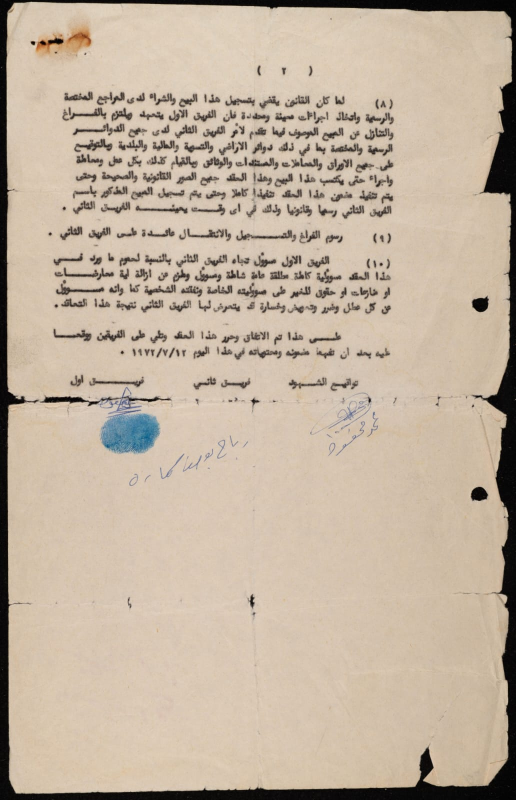
#> input picture real_docs_nhan/image_1/anh.jpeg, 1032 x 1600 px (shown at 1/2 size)
$ python -i lines.py   (imports and definitions only)
#> lines starting #> are read from the running program, lines starting #| are printed output that depends on the picture; after the words box and inside, x2 and y2 are one past the last pixel; in counts of white or black regions, pixels touching at a corner belong together
"""Tách DÒNG chữ trong một khối (ảnh cắt từ khối dots) — hai model thử nghiệm chỉ đọc được ảnh một dòng.

- "chieu_ngang": chiếu ngang (nhanh, không cần cài thêm): mực theo ngưỡng thích nghi → bỏ đường kẻ dài (giấy kẻ
  dòng) → biểu đồ mực theo hàng, làm mượt → dải dòng; dải cao bất thường (2 dòng dính) tách ở điểm trũng; dải quá
  thấp (dấu chấm, dấu thanh) gộp vào dòng gần nhất; nới lên / xuống cho phần nét vươn cao / thấp.
- "kraken": tách dòng theo đường chân chữ (blla) của Kraken — tốt hơn với chữ tay cổ, cần venv kraken
  (experiments/real_docs_probe/run_kraken.sh tự tạo). Không có → dùng chiếu ngang.
"""

from __future__ import annotations

import json
import os
import subprocess
import tempfile
from pathlib import Path

import numpy as np
from PIL import Image

KRAKEN = os.environ.get("KRAKEN_BIN", "/kaggle/working/venvs/kraken/bin/kraken")
# Model tách dòng Kraken huấn luyện trên Muharaf (1.600 trang viết tay Ả Rập lưu trữ: thư từ, giấy tờ pháp lý) — CC BY 4.0
KRAKEN_SEG_MODEL = os.environ.get("KRAKEN_SEG_MODEL", "/kaggle/working/kraken_models/muharaf_seg_best.mlmodel")
MUHARAF_SEG_URL = "https://zenodo.org/records/14295555/files/muharaf_seg_best.mlmodel?download=1"


def _ink(img: Image.Image) -> np.ndarray:
    g = np.asarray(img.convert("L"), dtype=np.float32)
    bg, dark = np.percentile(g, 75), np.percentile(g, 0.5)
    if bg - dark < 30:
        return np.zeros(g.shape, bool)
    m = g < (bg + dark) / 2
    # đường kẻ ngang dài (giấy kẻ dòng, gạch chân) không phải chữ
    m[m.mean(axis=1) > 0.5, :] = False
    return m


def _smooth(v: np.ndarray, k: int) -> np.ndarray:
    k = max(1, int(k))
    return np.convolve(v, np.ones(k) / k, mode="same")


def split_projection(img: Image.Image, min_h: int = 6) -> list[tuple[int, int]]:
    """→ [(y0, y1)] các dòng (toạ độ trong ảnh), từ trên xuống."""
    m = _ink(img)
    H = m.shape[0]
    if not m.any():
        return []
    prof = m.sum(axis=1).astype(np.float32)
    rows = np.nonzero(prof > 0)[0]
    # ước chiều cao dòng thô: dải liên tục của hàng có mực
    bands, start = [], None
    on = prof > 0.05 * prof.max()
    for y in range(H + 1):
        if y < H and on[y] and start is None:
            start = y
        elif (y == H or not on[y]) and start is not None:
            bands.append((start, y))
            start = None
    if not bands:
        return [(int(rows.min()), int(rows.max()) + 1)]
    med = float(np.median([b - a for a, b in bands])) or 10.0
    sm = _smooth(prof, max(3, med / 4))
    thr = 0.12 * sm.max()
    bands, start = [], None
    for y in range(H + 1):
        if y < H and sm[y] > thr and start is None:
            start = y
        elif (y == H or sm[y] <= thr) and start is not None:
            bands.append([start, y])
            start = None
    if not bands:
        return []
    med = float(np.median([b - a for a, b in bands]))
    # dải cao bất thường = 2+ dòng dính nhau → cắt ở điểm trũng nhất
    out = []
    for a, b in bands:
        segs = [(a, b)]
        while True:
            a2, b2 = segs[-1]
            if b2 - a2 < 1.7 * med:
                break
            lo, hi = a2 + int(0.6 * med), b2 - int(0.6 * med)
            if hi <= lo:
                break
            cut = lo + int(np.argmin(sm[lo:hi]))
            segs[-1:] = [(a2, cut), (cut, b2)]
        out += segs
    # dải quá thấp (dấu chấm / dấu thanh lẻ) → gộp vào dòng gần nhất
    merged: list[list[int]] = []
    for a, b in out:
        if b - a < max(min_h, 0.35 * med) and merged:
            prev = merged[-1]
            if a - prev[1] < 0.6 * med:
                prev[1] = max(prev[1], b)
                continue
        merged.append([a, b])
    if len(merged) > 1 and merged[0][1] - merged[0][0] < 0.35 * med:
        merged[1][0] = merged[0][0]
        merged.pop(0)
    pad = int(round(0.2 * med))
    return [(max(0, a - pad), min(H, b + pad)) for a, b in merged if b - a >= min_h]


# [23 lines left out: function split_kraken, not called in this run]


def split_lines(img: Image.Image, method: str = "chieu_ngang") -> tuple[list[tuple[int, int, int, int]], str]:
    """→ ([(x0, y0, x1, y1)] dòng trong ảnh khối, phương pháp thực dùng)."""
    W, H = img.size
    if method == "kraken":
        k = split_kraken(img)
        if k:
            return [(int(a), int(b), int(c), int(d)) for a, b, c, d in k], "kraken"
    rows = split_projection(img)
    if not rows:
        return [], "chieu_ngang"
    m = _ink(img)
    out = []
    for y0, y1 in rows:  # bề ngang: chỉ phần có mực (+ lề nhỏ)
        cols = np.nonzero(m[y0:y1].any(axis=0))[0]
        if len(cols) == 0:
            continue
        pad = max(4, int(0.02 * W))
        out.append((max(0, int(cols.min()) - pad), y0, min(W, int(cols.max()) + 1 + pad), y1))
    return out, "chieu_ngang"


# --- tách dòng trên CẢ TRANG bằng Kraken + model Muharaf, gán vào khối dots, cắt theo đa giác -------------------------


# [66 lines left out: functions kraken_page, crop_poly, assign_to_blocks, not called in this run]

>>> from PIL import Image
>>> picture = Image.open('../real_docs_nhan/image_1/anh.jpeg')
#> picture is the input picture: PIL image 1032x1600 RGB; mean R, G, B 194, 178, 159.5
>>> result = split_lines(picture)
#> in _ink, `g = np.asarray(img.convert("L"), dtype=np.float32)`:
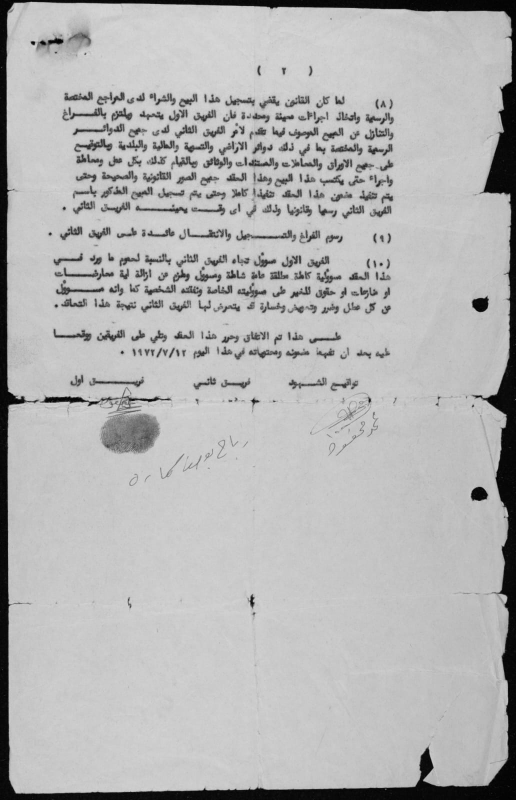
#> g: shape (1600, 1032) float32 (shown at 1/2 size); min 0, max 221, mean 180.7
#> in _ink, `bg, dark = np.percentile(g, 75), np.percentile(g, 0.5)`: bg = 202; dark = 5
#> in _ink, `m = g < (bg + dark) / 2`:
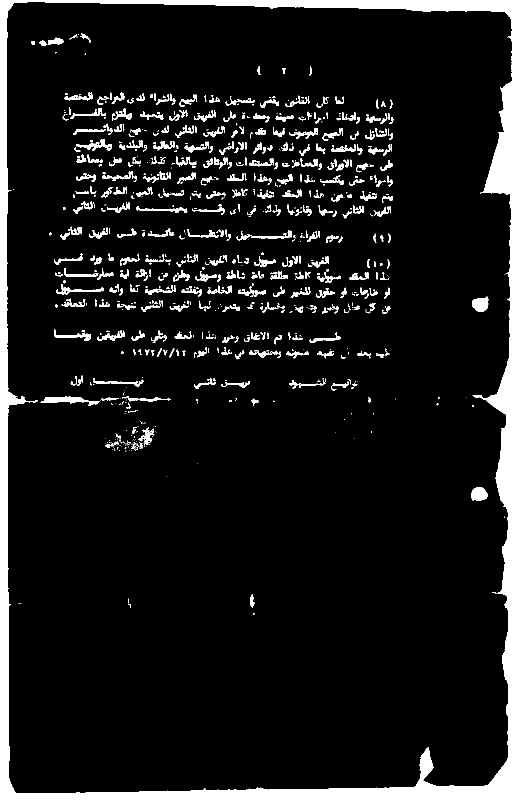
#> m: shape (1600, 1032) bool (shown at 1/2 size); 8.9% white; 896 white regions (448 under 20 px), largest, box (x1, y1, x2, y2) and area: (0, 0, 1032, 1600) 97183, (81, 793, 201, 812) 970, (944, 593, 977, 624) 751
#> in _ink, `m[m.mean(axis=1) > 0.5, :] = False`:
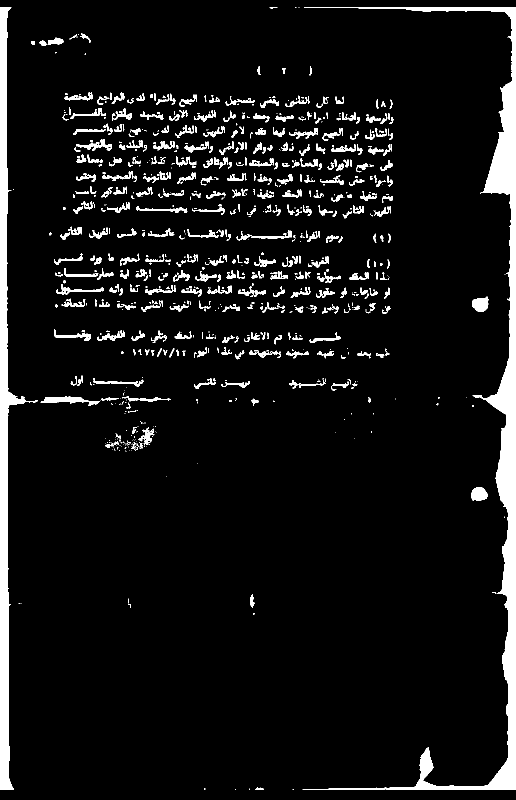
#> m: shape (1600, 1032) bool (shown at 1/2 size); 7% white; 905 white regions (454 under 20 px), largest, box (x1, y1, x2, y2) and area: (605, 14, 1032, 1579) 41285, (0, 14, 76, 1579) 24885, (81, 793, 201, 812) 970
#> in split_projection, `prof = m.sum(axis=1).astype(np.float32)`: prof = 1600 values, max 482 at index 1578, min 0 at index 0, mean 72.64
#> in split_projection, `rows = np.nonzero(prof > 0)[0]`: rows = 1565 values from 14 to 1578
#> after the loop in split_projection, `for y in range(H + 1):`: bands = [(14, 38), (66, 91), (104, 106), (108, 109), (133, 150), (165, 437), (440, 445), (450, 1579)]
#> in split_projection, `med = float(np.median([b - a for a, b in bands])) or 10.0`: med = 20.5
#> in split_projection, `sm = _smooth(prof, max(3, med / 4))`: sm = 1600 values, max 354.2 at index 1576, min 0 at index 0, mean 72.64
#> in split_projection, `thr = 0.12 * sm.max()`: thr = 42.5
#> after the loop in split_projection, `for y in range(H + 1):`: bands = [[12, 25], [72, 89], [177, 403], [405, 433], [456, 484], [509, 535], [538, 564], [570, 627], [661, 686], [697, 717], [751, 827], [854, 1004], [1093, 1108], [1160, 1190], [1199, 1214], [1308, 1333], [1501, 1581]]
#> in split_projection, `med = float(np.median([b - a for a, b in bands]))`: med = 26
#> the loop in split_projection, `for a, b in bands:` made 17 passes
#> (a, b, out) on pass 2: (72, 89, [(12, 25), (72, 89)])
#> after the loop in split_projection, `for a, b in bands:`: out = 32 pairs, first value 12 to 1546, second value 25 to 1581
#> the loop in split_projection, `for a, b in out:` made 32 passes
#> (a, b) on passes 1 to 12: (12, 25), (72, 89), (177, 248), (248, 279), (279, 311), (311, 342), (342, 373), (373, 403), (405, 433), (456, 484), (509, 535), (538, 564)
#> after the loop in split_projection, `for a, b in out:`: merged has the same summary as out
#> in split_projection, `pad = int(round(0.2 * med))`: pad = 5
#> in split_lines, `rows = split_projection(img)`: rows = 32 pairs, first value 7 to 1541, second value 30 to 1586
#> the loop in split_lines, `for y0, y1 in rows:` made 32 passes
#> (y0, y1) on passes 1 to 12: (7, 30), (67, 94), (172, 253), (243, 284), (274, 316), (306, 347), (337, 378), (368, 408), (400, 438), (451, 489), (504, 540), (533, 569)
#> after the loop in split_lines, `for y0, y1 in rows:`: out = 32 items, first 6: (0, 7, 1032, 30), (0, 67, 1032, 94), (0, 172, 1032, 253), (0, 243, 1032, 284), (0, 274, 1032, 316), (0, 306, 1032, 347)
